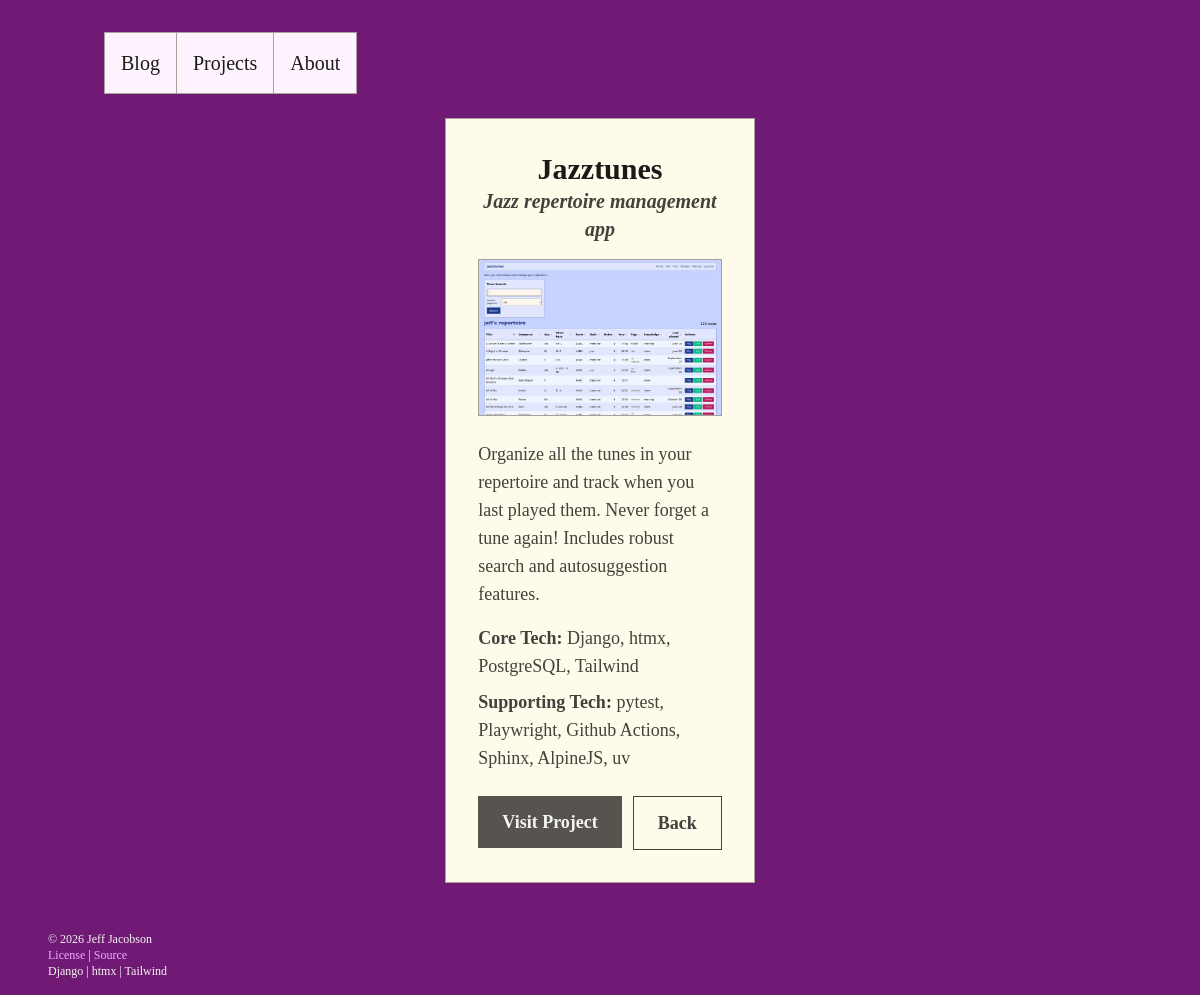
/1/, run on the app's committed database.
### portfolio/models.py (models this page shows, shortened)
class Project(models.Model):
    order = models.IntegerField(default=0)
    title = models.CharField(max_length=50)
    blurb = models.CharField(max_length=100, null=True, blank=True)
    description = models.TextField(default="Description goes here")
    core_tech = models.CharField(max_length=200, null=True, blank=True)
    supporting_tech = models.CharField(max_length=200, null=True, blank=True)
    url = models.URLField(null=True, blank=True)
    screenshot = models.CharField(max_length=100, null=True, blank=True)
    class Meta:
            ordering = ['order']

### portfolio/views.py (the view)
# urls.py: path('<int:pk>/', views.details, name="details"),
def details(request, pk):
    project = Project.objects.get(pk=pk)
    if request.headers.get('HX-Request'):
        return render(request, 'portfolio/_details.html', {'project': project})
    return render(
        request, "portfolio/index.html",
        {"projects": Project.objects.all(), "selected_project": project}
        )

### portfolio/templates/portfolio/index.html
{% extends "base.html" %}
{% block content %}
<div id="tab-content">
    {% if show_about %}
        {% include "portfolio/_about.html" %}
    {% elif selected_project %}
        {% include "portfolio/_details.html" with project=selected_project %}
    {% elif show_projects %}
        {% include "portfolio/_projects.html" %}
    {% elif selected_post %}
        {% include "blog/_post.html" with post=selected_post %}
    {% else %}
        {% include "blog/_blog.html" %}
    {% endif %}
</div>
{% endblock %}

### portfolio/templates/portfolio/_details.html
{% load static %}
<div id="tab-content">
  <div class="grid grid-cols-1 md:grid-cols-2 lg:grid-cols-3 gap-8">
    <div class="col-start-1 col-end-2 md:col-start-2 md:col-end-3 lg:col-start-2 lg:col-end-3">
      <div id="details-card" class="bg-amber-50 border border-stone-400 p-8">
        <h1 class="text-3xl font-bold text-center text-stone-900">{{ project.title }}</h1>
        <h2 class="text-xl font-bold text-center mb-4 text-stone-700"><em>{{ project.blurb }}</em></h2>
        <img
          src="{% static 'images/' %}{{ project.screenshot }}"
          alt="Screenshot of {{ project.title }}"
          class="w-full h-auto mb-6 border border-stone-400"
        >
        <p class="text-stone-700 text-lg my-4">{{ project.description }}</p>
        <p class="text-lg text-stone-700 mb-2">
          <strong>Core Tech:</strong> {{ project.core_tech }}
        </p>
        <p class="text-lg text-stone-700 mb-2">
          <strong>Supporting Tech:</strong> {{ project.supporting_tech }}
        </p>
        <div class="flex justify-between mt-6">
        {% if project.title == "Portfolio" %}
        <button disabled class="bg-stone-300 text-stone-400 text-lg font-bold py-3 px-6 cursor-not-allowed">
          Visit Project
        </button>
        {% else %}
        <a href="{{ project.url }}" target="_blank">
          <button class="bg-stone-600 hover:bg-fuchsia-700 text-stone-100 text-lg font-bold py-3 px-6">
            Visit Project
          </button>
        </a>
        {% endif %}
        <button
          class="bg-transparent hover:bg-fuchsia-700 text-lg hover:text-stone-100 text-stone-700 border border-stone-700 hover:border-orange-50 font-bold py-3 px-6"
          hx-get="{% url 'projects' %}"
          hx-target="#tab-content"
          hx-swap="innerHTML"
          hx-push-url="{% url 'projects' %}"
        >
          Back
        </button>
        </div>
      </div>
    </div>
  </div>
</div>

### theme/templates/base.html (style rules this page uses)
html { overflow-y: scroll; }

### data on the page
Project: title "Jazztunes", blurb "Jazz repertoire management app", screenshot (picture), description "Organize all the tunes in your repertoire and track when you last played them. Never forget a tune again! Includes robust search and autosuggestion features.", core_tech "Django, htmx, PostgreSQL, Tailwind", supporting_tech "pytest, Playwright, Github Actions, Sphinx, AlpineJS, uv"
